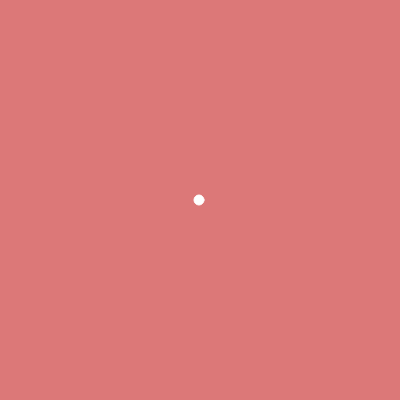
Frame 1 (no input)
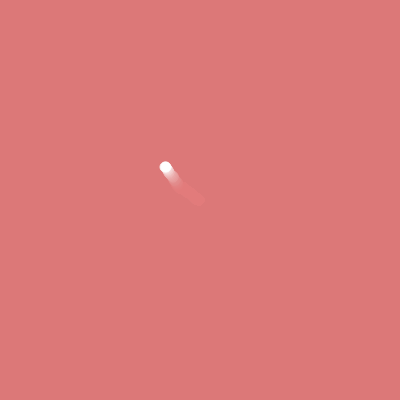
Frame 60 (no input)
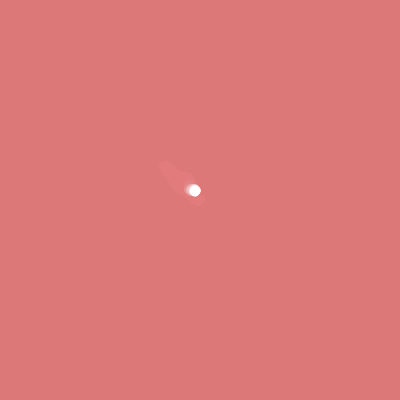
Frame 120 (the mouse pressed at the canvas centre since frame 60)

The p5.js sketch that drew these frames (run headless with seeded random() and noise() and a simulated clock; from frame 60 on, the mouse is pressed at the canvas centre):

// p5.js sketch
// ── sketch.js
// Random walker that moves in direction of the mouse half of the time

let walker;

function setup() {
  createCanvas(400, 400);

  walker = new Walker();

  background(220, 120, 120);
}

function draw() {
  background(220, 120, 120, 30);

  walker.step();
  walker.show();
}

class Walker {
  constructor() {
    this.x = width / 2;
    this.y = height / 2;
  }

  show() {
    stroke(255);
    ellipse(this.x, this.y, 10);
  }

  step() {
    let r = random();

    if (r < 0.6) {
      // Move in the direction of the mouse
      if (mouseX > this.x + 10) {
        this.x++;
      } else if (mouseX < this.x - 10) {
        this.x--;
      }

      if (mouseY > this.y + 10) {
        this.y++;
      } else if (mouseY < this.y - 10) {
        this.y--;
      }

    } else {
      if (r < 0.7) {
        this.x++;
      } else if (r < 0.8) {
        this.x--;
      } else if (r < 0.9) {
        this.y++;
      } else {
        this.y--;
      }
    }
  }
}
